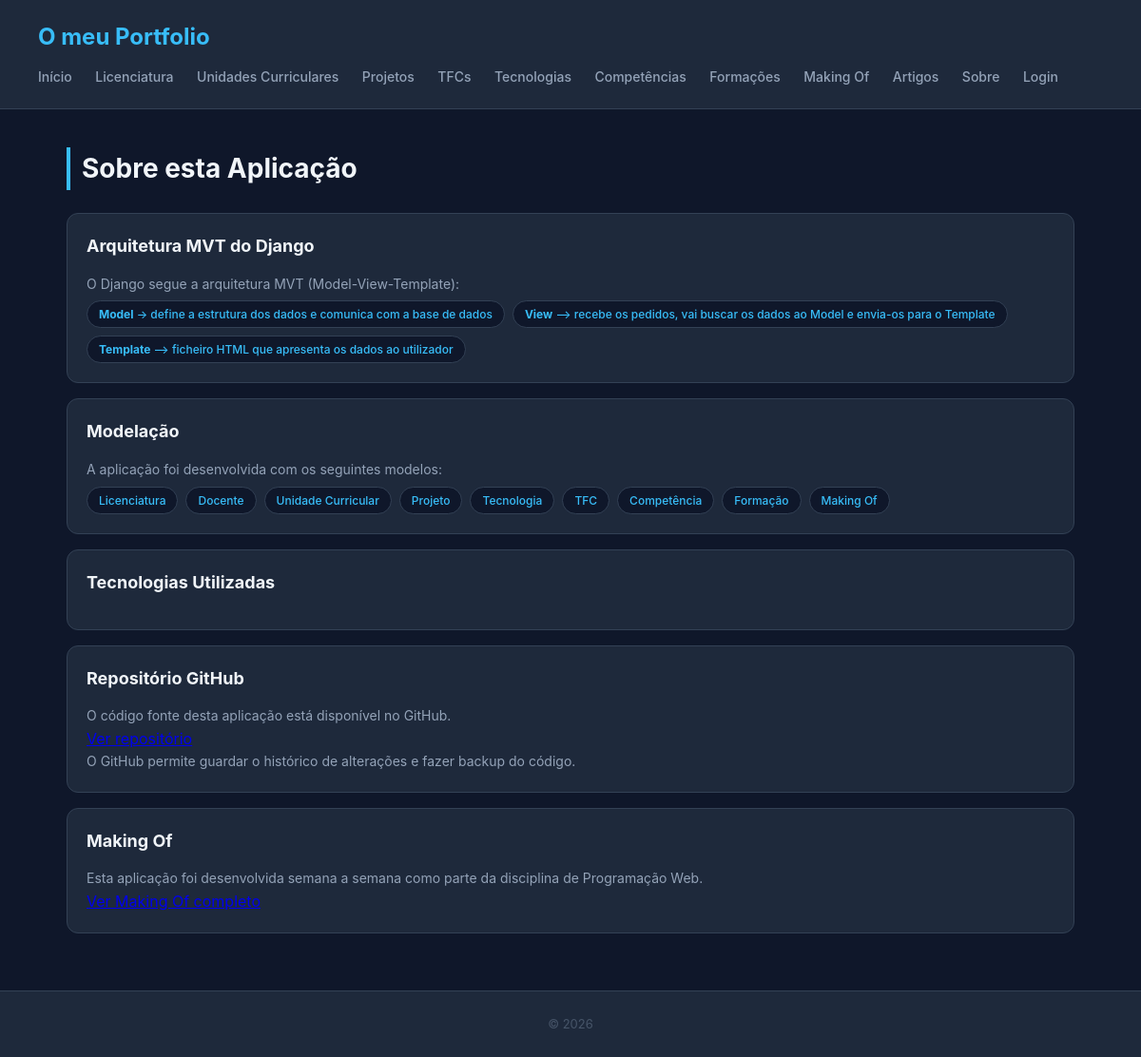
/sobre/, run on an earlier commit of the app's database.
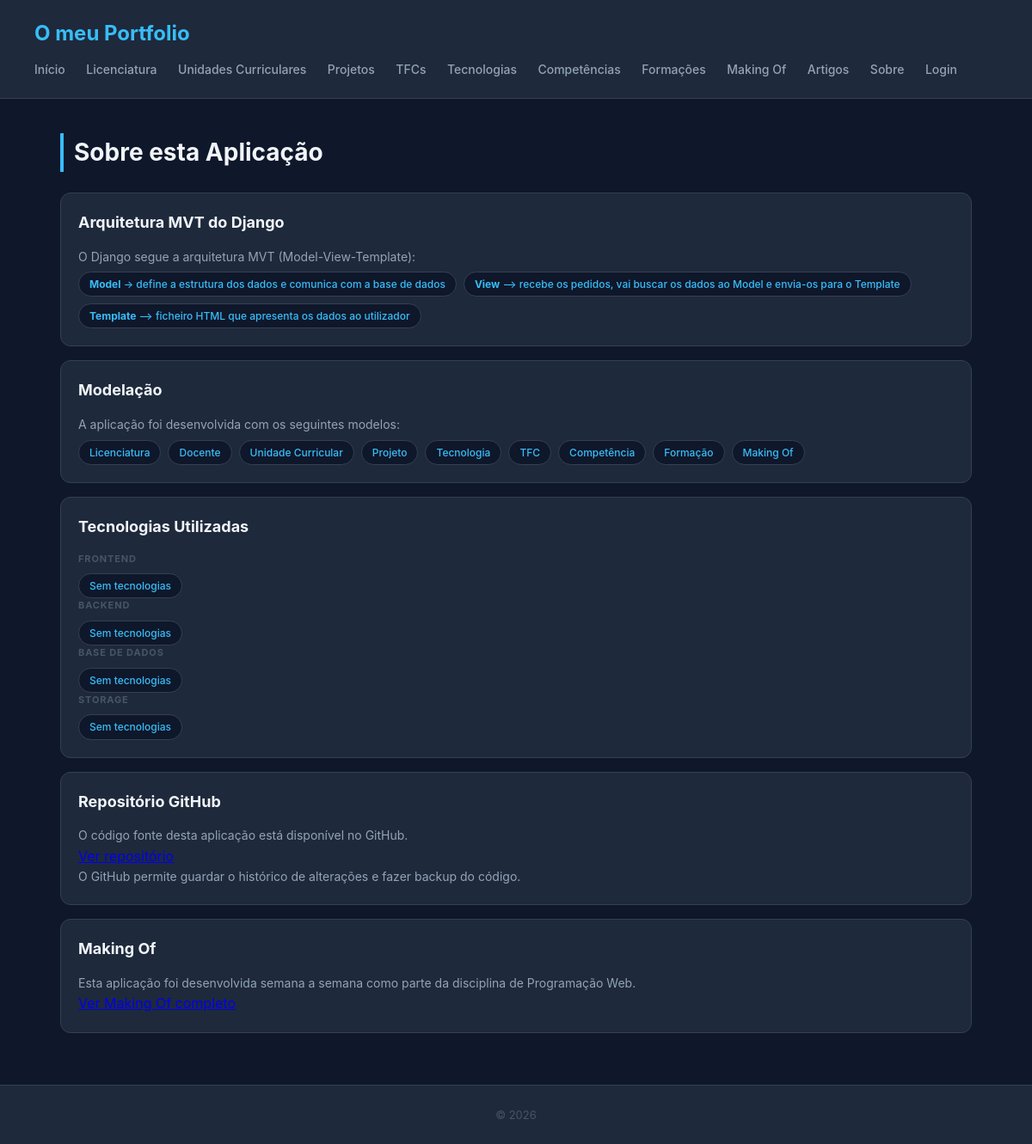
And on a later commit of the database.
### portfolio/models.py (models this page shows, shortened)
class TipoTecnologia(models.Model):
    nome = models.CharField(max_length=100)

### portfolio/views.py (the view)
# urls.py: path('sobre/', views.sobre_view, name='sobre'),
def sobre_view(request):
    tipos = TipoTecnologia.objects.prefetch_related('tecnologias').all()
    return render(request, 'portfolio/sobre.html', {'tipos': tipos})

### portfolio/templates/portfolio/sobre.html
{% extends "portfolio/base.html" %}
{% block content %}
<h2>Sobre esta Aplicação</h2>
<section>
    <article>
        <header>
            <h3>Arquitetura MVT do Django</h3>
        </header>
        <section>
            <p>O Django segue a arquitetura MVT (Model-View-Template):</p>
            <ul>
                <li><strong>Model</strong> -> define a estrutura dos dados e comunica com a base de dados</li>
                <li><strong>View</strong> —> recebe os pedidos, vai buscar os dados ao Model e envia-os para o Template</li>
                <li><strong>Template</strong> —> ficheiro HTML que apresenta os dados ao utilizador</li>
            </ul>
        </section>
    </article>
    <article>
        <header>
            <h3>Modelação</h3>
        </header>
        <section>
            <p>A aplicação foi desenvolvida com os seguintes modelos:</p>
            <ul>
                <li>Licenciatura</li>
                <li>Docente</li>
                <li>Unidade Curricular</li>
                <li>Projeto</li>
                <li>Tecnologia</li>
                <li>TFC</li>
                <li>Competência</li>
                <li>Formação</li>
                <li>Making Of</li>
            </ul>
        </section>
    </article>
    <article>
        <header>
            <h3>Tecnologias Utilizadas</h3>
        </header>
        <section>
            {% for tipo in tipos %}
            <h4>{{ tipo.nome }}</h4>
            <ul>
                {% for tec in tipo.tecnologias.all %}
                    <li>{{ tec.nome }} — {{ tec.descricao }}</li>
                {% empty %}
                    <li>Sem tecnologias</li>
                {% endfor %}
            </ul>
            {% endfor %}
        </section>
    </article>
    <article>
        <header>
            <h3>Repositório GitHub</h3>
        </header>
        <section>
            <p>O código fonte desta aplicação está disponível no GitHub.</p>
            <a href=https://github.com/a22408702AfonsoRodrigues/projeto-django target="_blank">Ver repositório</a>
            <p>O GitHub permite guardar o histórico de alterações e fazer backup do código.</p>
        </section>
    </article>
    <article>
        <header>
            <h3>Making Of</h3>
        </header>
        <section>
            <p>Esta aplicação foi desenvolvida semana a semana como parte da disciplina de Programação Web.</p>
            <a href="{% url 'makingof' %}">Ver Making Of completo</a>
        </section>
    </article>
</section>
{% endblock %}

What changed in the data, as far as the page shows it:
added TipoTecnologia: nome "FRONTEND"
added TipoTecnologia: nome "BACKEND"
added TipoTecnologia: nome "BASE DE DADOS"
added TipoTecnologia: nome "STORAGE"
